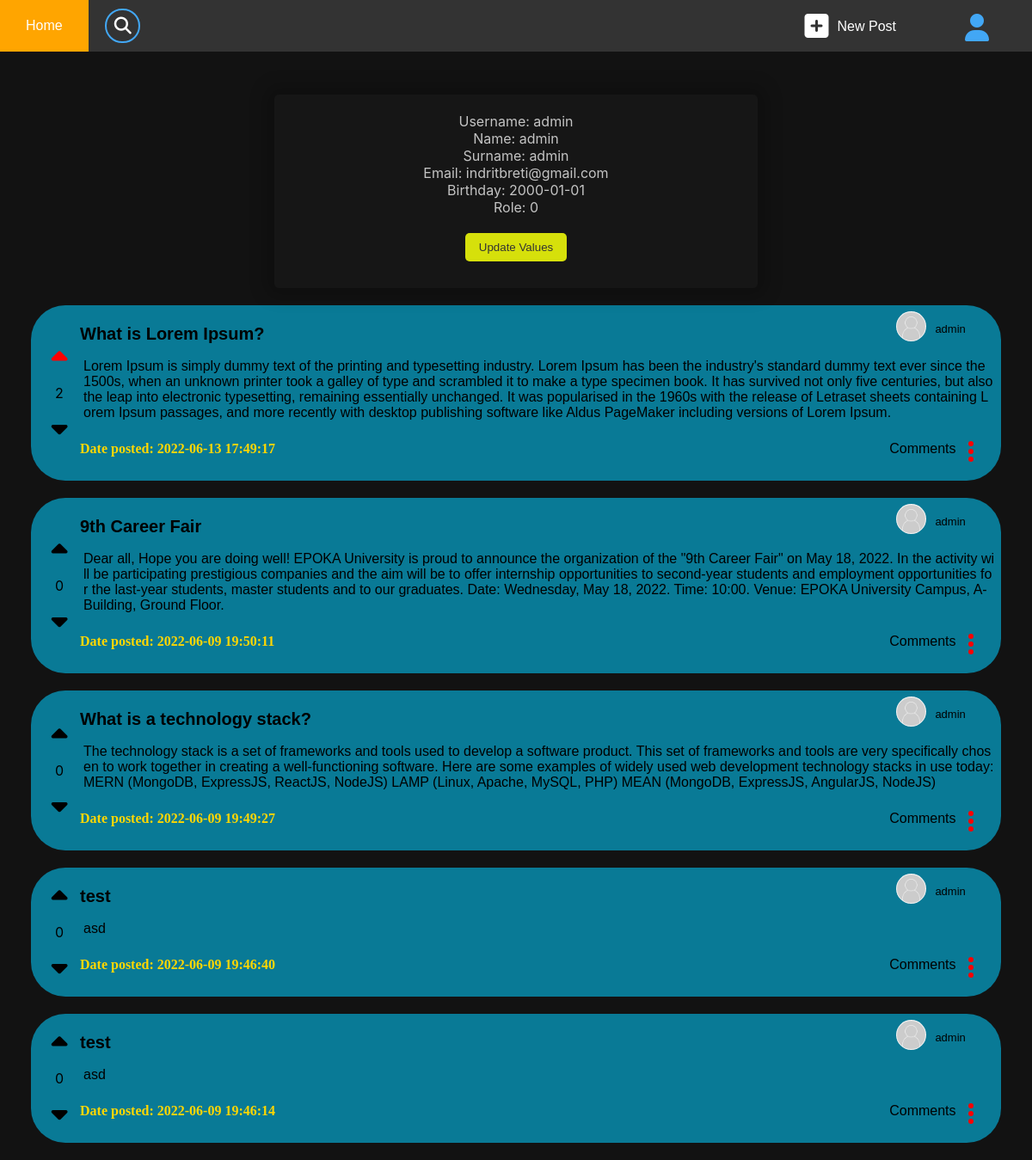
Screenshot of /account?username=admin (signed in) with the database file from the repository.
### tables this page shows
CREATE TABLE `users` (
  `username` varchar(20) NOT NULL,
  `name` varchar(20) NOT NULL,
  `surname` varchar(20) NOT NULL,
  `role` int(11) NOT NULL,
  `email` varchar(32) NOT NULL,
  `birthday` date NOT NULL,
  `password` char(32) NOT NULL
);

CREATE TABLE `votes` (
  `voteId` int(11) NOT NULL,
  `postId` int(11) NOT NULL,
  `username` varchar(20) NOT NULL,
  `value` tinyint(1) NOT NULL,
  `timestampSubmitted` timestamp NOT NULL DEFAULT current_timestamp() ON UPDATE current_timestamp()
);

CREATE TABLE `posts` (
  `postId` int(11) NOT NULL,
  `title` varchar(100) NOT NULL,
  `content` mediumtext NOT NULL,
  `username` varchar(20) NOT NULL,
  `timestampPosted` timestamp NOT NULL DEFAULT '1970-12-31 22:00:01',
  `timestampUpdated` timestamp NOT NULL DEFAULT current_timestamp() ON UPDATE current_timestamp()
);

### src/auth.php (called while the page is built, shortened)
<?php
    function checkAuth(){
        if (isset($_SESSION["username"]) && isset($_SESSION["hashedPass"])) {
            return true;
        }
        return false;
    }
?>

### account/index.php (the view, shortened to what this page needs)
<!DOCTYPE html>
<html>
<head>
    <link rel="stylesheet" type="text/css" href="/askepoka.al/assets/stylesheet.css" />
    <link rel="stylesheet" type="text/css" href="/askepoka.al/assets/css/posts_stylesheet.css" />
    <link rel="stylesheet" href="/askepoka.al/templates/dots_dropdown.css">
</head>
<body>
    <link rel="stylesheet" type="text/css" href="/askepoka.al/templates/navbar/nav_stylesheet.css" />
    <div class="navbar">
        <div class="navbar-container">
            <button class="menu-item" onclick="location.href='/askepoka.al/home'">
                Home
            </button>
            <button class="menu-item menu-search">
                <div class="search-box">
                    <form name="search" action="/askepoka.al/account">
                        <span class="fa fa-lg fa-search" style="margin-right: -35px;"></span>
                        <input type="text" class="search-input-default" name="search" id="search" spellcheck="false" oninput="searchMouseOut()" onmouseover="searchMouseOver()" onmouseout="searchMouseOut()">
                    </form>
                </div>
            </button>
            <button class="menu-item dropdown" style="float: right;" onclick="location.href='/askepoka.al/account'">
                <div class="fa fa-2x fa-user menu-item-div" style="margin-top: 3px; padding-right: 20px; padding-left: 20px;">
                </div>
            </button>
            <button class="menu-item" style="float: right;" onclick="location.href='/askepoka.al/post'">
                <div class="fa fa-2x fa-square-plus"></div>
                <div class="menu-item-div" style="margin-top: 8px; margin-left: 10px;">New Post</div>
            </button>
        </div>
    </div>
    <?php
    require(ROOT_DIR . "/src/auth.php");
    if (checkAuth()) {
        require(ROOT_DIR . "/src/database.php");
        require(ROOT_DIR . "/src/functions.php");
        if (isset($_GET["username"]) &&  $_GET["username"] !== null) {
            $username = $_GET["username"];
        } else {
            $username = $_SESSION["username"];
        }
        if ($username === $_SESSION["username"]) {
            $sql = 'SELECT role, name, surname, birthday, email, username  FROM users WHERE username =  ?';
            try {
                $stmt = $conn->prepare($sql);
                $stmt->execute(array($username));
                $row = $stmt->fetch();
                $role = $row["role"];
                $name = $row["name"];
                $surname = $row["surname"];
                $date = $row["birthday"];
                $email = $row["email"];
            } catch (Exception $e) {
                echo $e;
            };
            echo '    <div class="centered">
                            <div class="container">
                    <label>Username: ' . $username . '</label></br>
                    <label>Name: ' . $name . '</label></br>
                    <label>Surname: ' . $surname . '</label></br>
                    <label>Email: ' . $email . '</label></br>
                    <label>Birthday: ' . $date . '</label></br>
                    <label>Role: ' . $role . '</label>
                    <br>
                    <br>
                    <form method="post">
                        <input type="submit" name="updateBtn" id="updateBtn" class="customButton" value="Update Values" />
                    </form>
                    </div>
                    </div>
                    ';
        }
        try {
            if (isset($_GET["search"])) {
                $param = "%" . strtolower($_GET['search']) . "%";
                $sql = 'SELECT `posts`.`postId` as postId, title, content, `posts`.`username` as username, timestampPosted, timestampUpdated, voteId, value, timestampSubmitted
                FROM `posts`
                LEFT OUTER JOIN `votes` ON `votes`.`postId` = `posts`.`postId` AND `votes`.`username`= ? WHERE `posts`.`username` = ? AND (LOWER(title) LIKE ? OR LOWER(content) LIKE ?)
                ORDER BY timestampPosted DESC LIMIT 10';
                $stmt = $conn->prepare($sql);
                $stmt->execute([$username, $username, $param, $param]);
            } else {
                $sql = 'SELECT `posts`.`postId` as postId, title, content, `posts`.`username` as username, timestampPosted, timestampUpdated, voteId, value, timestampSubmitted
                FROM `posts`
                LEFT OUTER JOIN `votes` ON `votes`.`postId` = `posts`.`postId` AND `votes`.`username`= ? WHERE `posts`.`username` = ?
                ORDER BY timestampPosted DESC LIMIT 10';
                $stmt = $conn->prepare($sql);
                $stmt->execute([$username, $username]);
            }
            $results = $stmt->fetchAll();
            foreach ($results as $row) {
                $postId = $row["postId"];
                $postTitle = $row["title"];
                $postContent = makeUrltoLink($row["content"]);
                $postUser = $row["username"];
                $timestampPosted = $row["timestampPosted"];
                $sql_votes = 'SELECT SUM(value) as cnt FROM votes WHERE `postId` = ?';
                $stmt_votes = $conn->prepare($sql_votes);
                $stmt_votes->execute([$postId]);
                $results_votes = $stmt_votes->fetch();
                $votesCNT = $results_votes["cnt"];
                if ($votesCNT == null)
                    $votesCNT = 0;
                $userVoteValue = $row["value"];
                if ($userVoteValue == null)
                    $userVoteValue = 0;
                $upBtnClass = "";
                if ($userVoteValue == 1) {
                    $upBtnClass = "vote-btn-checked";
                }
                $downBtnClass = "";
                $postControlsUser = "";
                if ($postUser === getAuthUsername() || $role===0) {
                    $postControlsUser = '<div onclick="confirmDelete(' . $postId . ', \'' . ROOT_URL . '/account' . '\')"> Delete </div>';
                }
                echo '
                <div class="card" id="post_' . $postId . '">
                    <table class="card-table">
                        <tr class="card-table">
                            <td rowspan="3" colspan="1" class="card-table card-votes">
                                <div class="votes">
                                    <div id="upBtn_' . $postId . '" class="fa-solid fa-caret-up vote-btn-unchecked ' . $upBtnClass . '" onclick="upVote(' . $postId . ')"></div>
                                    <p class="post-cnt" id="post_' . $postId . '_cnt">' . $votesCNT . '</p>
                                    <div id="downBtn_' . $postId . '" class="fa-solid fa-caret-down vote-btn-unchecked ' . $downBtnClass . '" onclick="downVote(' . $postId . ')"></div>
                                </div>
                            </td>
                            <td class="card-table card-title">
                                ' . $postTitle . '
                            </td>
                            <td  nowrap>
                                <button onclick="location.href=\'/askepoka.al/account?username=' . $postUser . '\'" class="card-button">
                                <div class="posted-by-div"><img src="/askepoka.al/assets/images/defaultAvatar.jpg" alt="Avatar" class="avatar">
                                    <p class="posted-by-username">' . $postUser . '</p>
                                </div>
                                </button>
                            </td>
                        </tr>
                        <tr class="card-table">
                            <td colspan="3" class="card-table card-content">' . $postContent . '</td>
                        </tr>
                        <tr class="card-table">
                            <td colspan="1" class="card-table card-date">
                                <p class="posted-date">Date posted: ' . $timestampPosted . '</p>
                            </td colspan="1" class="card-table card-controls">
                            <td nowrap class="card-table card-controls">
                                <div class="card-comment-btn">Comments</div>
                                <div class="dots_dropdown card-settings">
                                    <ul class="dropbtn icons" onclick="showDotsDropdown(' . $postId . ')">
                                        <li></li>
                                        <li></li>
                                        <li></li>
                                    </ul>
                                    <div id="card_menu_dropdown_' . $postId . '" class="dots_dropdown-content">
                                        ' . $postControlsUser . '
                                    </div>
                                </div>
                            </td>
                        </tr>
                    </table>
                </div>';
            }
        } catch (Exception $e) {
            echo $e;
        };
    } else {
        include(ROOT_DIR . "/templates/loginPrompt.php");
        loginPrompt(ROOT_URL . "/account");
    }
    ?>
</body>
</html>

### src/functions.php
<?php
function makeUrltoLink($string)
{
    $reg_pattern = "/(((http|https|ftp|ftps)\:\/\/)|(www\.))[a-zA-Z0-9\-\.]+\.[a-zA-Z]{2,3}(\:[0-9]+)?(\/\S*)?/";
    return preg_replace($reg_pattern, '<a href="$0" target="_blank" rel="noopener noreferrer">$0</a>', $string);
}

### assets/stylesheet.css (style rules this page uses)
body { margin: 0px; background-color: #121212; color: rgb(196, 196, 196); font-family: -apple-system, BlinkMacSystemFont, sans-serif; }
.centered { margin-top: 50px; width: 100%; display: flex; justify-content: center; align-items: center; text-align: center; }
.container { text-align: center; padding: 20px 30px 30px 30px; width: 300px; border: 1px solid transparent; border-radius: 5px; box-shadow: 0px 0px 20px 10px rgba(0, 0, 0, 0.199); background-color: #161616; }
.customButton { background-color: #d6e00b; color: #333; padding: 8px 15px; border: 1px solid transparent; border-radius: 5px; }
@media screen and (min-width:600px) { .container, .customInput { width: 450px; } }
@media only screen and (min-width: 992px) { .container, .customInput { width: 500px; } }

### assets/css/posts_stylesheet.css (style rules this page uses)
.card { width: 94%; text-align: center; background-color: white; border-radius: 40px; margin: 1%; margin-left: 3%; margin-top: 20px; margin-bottom: 20px; background-color: #097a96; }
.vote-btn-unchecked { color: black; font-size: 30px; cursor: pointer }
.vote-btn-checked { color: red; font-size: 30px; cursor: pointer }
.card-title { width: 100%; word-break: break-all; display: flex; font-size: 20px; color: black; padding-top: 20px; font-weight: 700; padding-bottom: 10px; font-family: Arial; justify-content: space-between; }
.card-content { width: 100%; word-break: break-all; text-align: left; padding: 5px; color: black; font-family: 'Gill Sans', 'Gill Sans MT', Calibri, 'Trebuchet MS', sans-serif; }
.card-date { width: 100%; padding-bottom: 10px; color: rgb(0, 0, 0); text-align: left; font-family: Cambria, Cochin, Georgia, Times, 'Times New Roman', serif; color: gold; font-weight: bold; }
.card-controls { text-align: right; padding-right: 30px; padding-bottom: 10px; color: rgb(0, 0, 0); font-family: 'Franklin Gothic Medium', 'Arial Narrow', Arial, sans-serif; }
.card-comment-btn { display: inline-block; cursor: pointer }
.card-settings { display: inline-block; }
.card-votes { color: black; }
.votes { float: left; text-align: center; padding-left: 10px; width: 40px; height: 100%; }
.avatar { vertical-align: middle; width: 35px; height: 35px; border-radius: 50%; }
.posted-by-username { font-size: 13px; padding-left: 10px; }
.posted-by-div { float: right; display: flex; flex-direction: row; margin-right: 30px; font-family: Verdana, Geneva, Tahoma, sans-serif; }
.card-button { background-color: none; border: none; background: none; }

### templates/dots_dropdown.css (style rules this page uses)
.icons li { background: none repeat scroll 0 0 red; height: 6px; width: 6px; line-height: 0; list-style: none outside none; margin-top: 3px; vertical-align: top; border-radius: 50%; pointer-events: none; }
.dropbtn { padding: 0px; padding-left: 10px; margin-top: -10px; margin-bottom: -10px; color: white; cursor: pointer; }
.dots_dropdown { padding: 0xp; position: relative; display: inline-block; }

### templates/navbar/nav_stylesheet.css (style rules this page uses)
.dropdown { float: right; overflow: hidden; }
.navbar { overflow: hidden; background-color: #333; font-family: Arial; height: 60px; text-align: center; align-items: center; }
.navbar-container { border: none; float: left; font-size: 16px; color: white; height: 100%; width: 100%; overflow: hidden; text-decoration: none; text-align: center; align-items: center; display: block; }
.menu-item { border: none; float: left; font-size: 16px; color: white; height: 100%; text-decoration: none; overflow: hidden; text-align: center; align-items: center; outline: none; background-color: inherit; font-family: inherit; float: left; margin: 0px; padding-left: 30px; padding-right: 30px; }
.menu-item-div { float: right; }
.menu-search { background-color: inherit; font-size: 16px; font-family: inherit; align-items: center; text-align: center; margin: auto; }
.search-input-default { padding: 2px; padding-left: 35px; width: 40px; height: 40px; background: none; border: 2px solid #42a7f5; border-radius: 50px; box-sizing: border-box; font-family: Comic Sans MS; font-size: 16px; color: white; outline: none; transition: .5s; }
.fa-search { color: white; }
.fa-user { color: #42a7f5; }
.fa-square-plus { color: white; }

### rows the page displays
users: name "admin", surname "admin", email "indritbreti@gmail.com", birthday "2000-01-01", role "0"
votes: value 1 (drawn), votesCNT "2", postId.title "What is Lorem Ipsum?", postId.username "admin", postId.content "Lorem Ipsum is simply dummy text of the printing and typesetting industry. Lorem Ipsum has been the industry's standard dummy text ever since the 1500s, when an unknown printer took a galley of type and scrambled it to make a type specimen book. It has survived not only five centuries, but also the leap into electronic typesetting, remaining essentially unchanged. It was popularised in the 1960s with the release of Letraset sheets containing Lorem Ipsum passages, and more recently with desktop publishing software like Aldus PageMaker including versions of Lorem Ipsum.", postId.timestampPosted "2022-06-13 17:49:17"
posts: votesCNT "0", title "9th Career Fair", username "admin", content "Dear all, Hope you are doing well! EPOKA University is proud to announce the organization of the \"9th Career Fair\" on May 18, 2022. In the activity will be participating prestigious companies and the aim will be to offer internship opportunities to second-year students and employment opportunities for the last-year students, master students and to our graduates. Date: Wednesday, May 18, 2022. Time: 10:00. Venue: EPOKA University Campus, A-Building, Ground Floor.", timestampPosted "2022-06-09 19:50:11"
posts: votesCNT "0", title "What is a technology stack?", username "admin", content "The technology stack is a set of frameworks and tools used to develop a software product. This set of frameworks and tools are very specifically chosen to work together in creating a well-functioning software. Here are some examples of widely used web development technology stacks in use today: MERN (MongoDB, ExpressJS, ReactJS, NodeJS) LAMP (Linux, Apache, MySQL, PHP) MEAN (MongoDB, ExpressJS, AngularJS, NodeJS)", timestampPosted "2022-06-09 19:49:27"
posts: votesCNT "0", title "test", username "admin", content "asd", timestampPosted "2022-06-09 19:46:40"
posts: votesCNT "0", title "test", username "admin", content "asd", timestampPosted "2022-06-09 19:46:14"

### other values shown
$username "admin"
